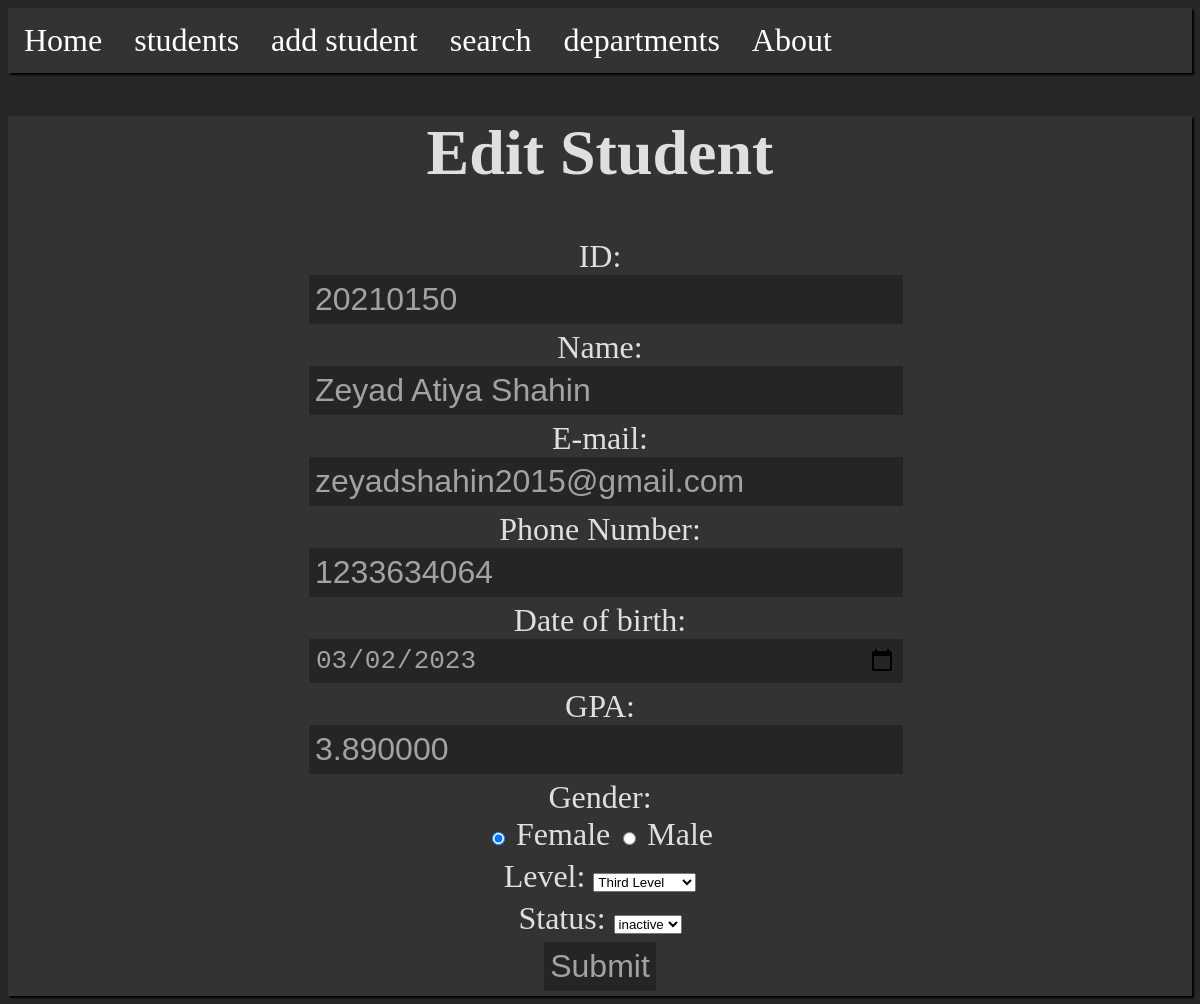
Screenshot of /student/edit/20210150 with the database file from the repository.
### management/models.py (models this page shows, shortened)
class Student(models.Model):
	GENDER_CHOICES = (
		('M', 'Male'),
		('F', 'Female'),
	)
	STATUS_CHOICES = (
		("active", "active"),
		("inactive", "inactive")
	)
	LEVEL_CHOICES = (
		("1", "First Level"),
		("2", "Second Level"),
		("3", "Third Level"),
		("4", "Fourth Level"),
	)
	id = models.PositiveIntegerField(primary_key=True)
	name = models.CharField(max_length=200, null=False)
	email = models.EmailField(max_length = 254, null=True)
	date_of_birth = models.DateField(max_length=12, null=False)
	gpa = models.DecimalField(decimal_places=6, max_digits=7)
	gender = models.CharField(max_length=1, choices=GENDER_CHOICES, null=False)
	level = models.CharField(max_length=10, choices=LEVEL_CHOICES, default='1', null=False)
	status = models.CharField(max_length=10, choices=STATUS_CHOICES, null=False)
	department = models.ForeignKey(Department, on_delete=models.DO_NOTHING, default=5)
	mobile_number = models.CharField(max_length=12, null=True)

### management/views.py (the view, shortened to what this page needs)
# urls.py: path('student/edit/<int:id>', views.student_edit, name="student_edit"),
def student_edit(request, id):
	errors = {}
	context = {}
	try:
		student = Student.objects.get(id = id)
		context['student'] = student
	except Exception as e:
		errors['student_error'] = "Student ID doesn't exist"
		context["errors"] = errors
	return render(request, 'management/student_edit.html', context)

### management/templates/management/student_edit.html (shortened to what this page needs)
{% extends 'management/base.html' %}
{% block content %}
	{%if errors.student_error%}
	<div class="container">
		<label>errors:</label>
		{%for key, value in errors.items%}
		<span>{{key}}: {{value}}</span>
		<br>
		{%endfor%}
	</div>
	{%else%}
	<div class="container center">
		<h1>Edit Student </h1>
		<form method="POST" class="center student-form">
			<div class="form-row">
				<label for="id">ID:</label>
				<input type="number" name="id" id="id" value="{{student.id}}">
			</div>
			<div class="form-row">
				<label for="name">Name:</label>
				<input type="text" name="name" id="name" value="{{student.name}}">
			</div>
			<div class="form-row">
				<label for="email">E-mail:</label>
				<input type="email" name="email" id="email" value="{{student.email}}">
			</div>
			<div class="form-row">
				<label for="phone">Phone Number:</label>
				<input type="text" name="phone_number" id="phone" maxlength="11" value="{{student.mobile_number}}">
			</div>
			<div class="form-row">
				<label for="date">Date of birth:</label>
				<input type="date" name="date_of_birth" id="date" value='{{student.date_of_birth |date:"Y-m-d"}}'>
			</div>
			<div class="form-row">
				<label for="gpa">GPA:</label>
				<input type="number" name="gpa" id="gpa" value="{{student.gpa}}">
			</div>
			<div class="form-row">
				<label for="gender">Gender:</label><br>
				<input type="radio" id="female" name="gender" value="F" {%if student.gender == 'F'%} checked{%endif%}>
				<label for="female">Female</label>
				<input type="radio" id="male" name="gender" value="M" {%if student.gender == 'M'%} checked {%endif%}>
				<label for="male">Male</label>
			</div>
			<div class="form-row">
				<label for="level">Level:</label>
				<select name="level" id="lvl">
					<option value="3" {%if student.level == '3'%} selected="selected" {%endif%}>Third Level</option>
				</select>
			</div>
			<div class="form-row">
				<label for="status">Status:</label>
				<select name="status" id="stat">
					<option value="inactive" {%if student.status == 'inactive'%} selected="selected" {%endif%}>inactive</option>
				</select>
			</div>
			<div class="form-row">
				<input type="submit" name="" id="">
			</div>
		</form>
	</div>
	{%endif%}
{% endblock content%}

### management/static/style.css (style rules this page uses)
body, #content { background-color: #272727; color: rgb(223, 223, 223); font-size: xx-large; }
button, input[type=submit] { color: rgb(162, 162, 162); background-color: rgb(37, 37, 37); border: none; padding: 6px; font-size: xx-large; cursor: pointer; }
.container { margin-top: 2vw; background-color: #333; box-shadow: 2px 2px 2px rgb(0, 0, 0); }
.center { text-align: center; }
.student-form input[type=text], input[type=number], input[type=email], input[type=date] { color: rgb(162, 162, 162); background-color: rgb(37, 37, 37); border: none; width: 100%; padding: 6px; margin-right: 0px; font-size: xx-large; }
label { display: inline; }
form { width: 50%; display: inline-block; }
.form-row { margin: 5px; display: block; }

### rows the page displays
Student: id "20210150", name "Zeyad Atiya Shahin", email "zeyadshahin2015@gmail.com", phone_number "1233634064", date_of_birth "03/02/2023", gpa "3.890000", gender "☑ Female", gender "☐ Male", level "Third Level", status "inactive"
